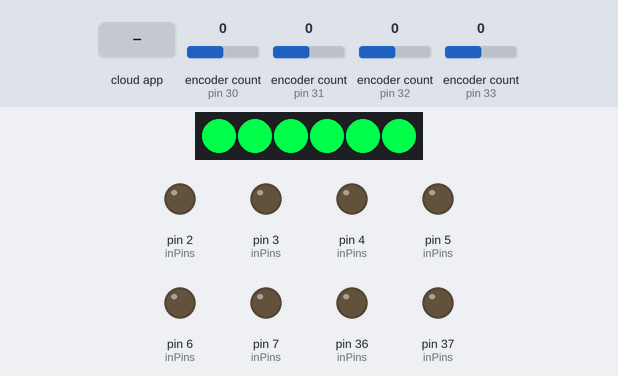
A program run on a simulated Teensy 4. Shown: 6 RGB LEDs in strip order, left to right, output pins drawn as LEDs (lit = HIGH). The test bench sets the inputs (shaded band); at power-on: encoder count (sensors on pin 30, pin 31, pin 32, pin 33) 0. The ROS host is connected and sends only what is stated.

Above: at 1.6 s.
1.7 s: the phone or cloud app sets mode to 45
At 2.6 s:
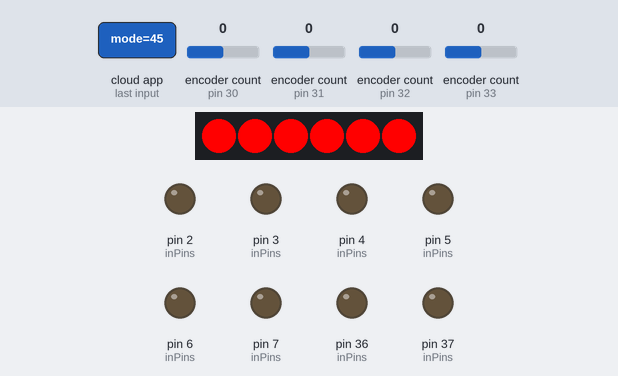
3.2 s: the phone or cloud app sets mode to 90
At 4.0 s:
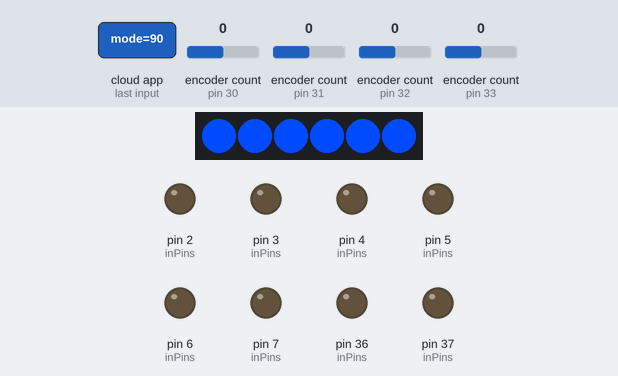
4.7 s: the phone or cloud app sets mode to 0
At 5.1 s:
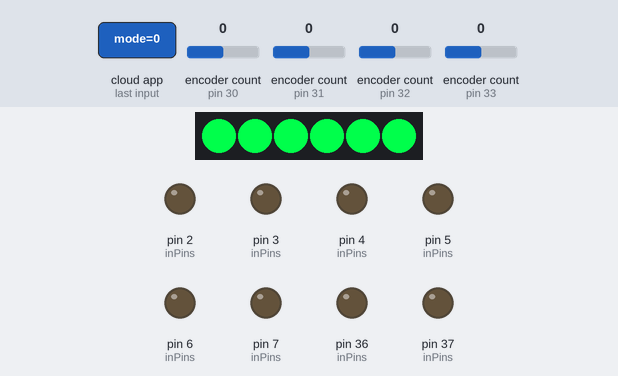
6.2 s: the phone or cloud app sets mode to 180
At 7.4 s:
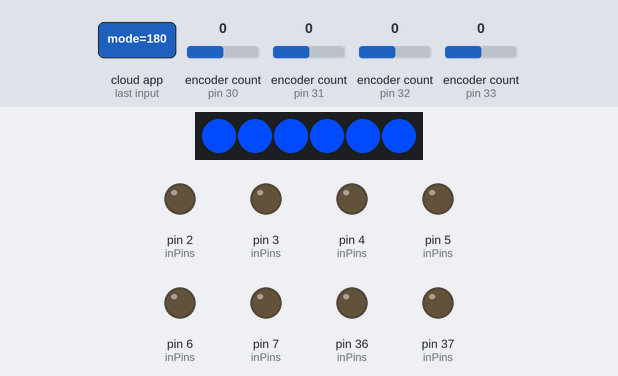
Timing chart, 0 to 8.7 s (numbered marks = the images above; inputs shaded):
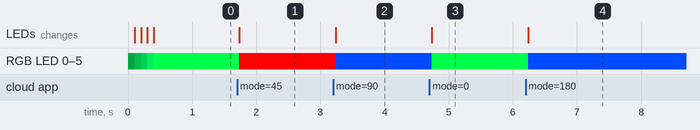

Measured:
- after the input at 1.7 s, RGB LED 0–5: RGB(0, 255, 75) → RGB(255, 0, 0) at once; the LEDs: change at once (image 1)
- after the input at 3.2 s, RGB LED 0–5: RGB(255, 0, 0) → RGB(0, 75, 255) at once; the LEDs: change at once (image 2)
- after the input at 4.7 s, RGB LED 0–5: RGB(0, 75, 255) → RGB(0, 255, 75) at once; the LEDs: change at once (image 3)
- after the input at 6.2 s, RGB LED 0–5: RGB(0, 255, 75) → RGB(0, 75, 255) at once; the LEDs: change at once (image 4)

The program:

main.cpp
```cpp
/*
==========
Teensy 4.1 code for the AKROS robot with PlatformIO
This code implements the following functionality:
  > NeoPixel LED control to indicate operating modes (subscriber)
  > Drives the mecanum wheel robot with Cytron MDD3A motor drivers based on Twist values and the operating mode (subscriber)
  > Measures wheel encoders and calculates the linear and angular velocities of the robot (publisher)
  > ROSSerial communication with Host PC (Raspberry Pi 4 with ROS Noetic)
Author: Aditya Kamath
adityakamath.github.io
github.com/adityakamath
==========
*/

#include <Arduino.h>
#include <ros.h>
#include <std_msgs/UInt32.h>
#include <geometry_msgs/Point.h>
#include <Encoder.h>
#include <FastLED.h>
#include "akros_holo_teensy_config.h"

//Global variables and objects
geometry_msgs::Point twist_msg;
geometry_msgs::Point raw_vel_msg;
bool mode_msg[5] = {false, false, false, false, false};

double rpm_ref[4]    = {0, 0, 0, 0};
double rpm_meas[4]   = {0, 0, 0, 0};
double pwm_out[4]    = {0, 0, 0, 0};
double prev_error[4] = {0, 0, 0, 0};
double integral[4]   = {0, 0, 0, 0};
double derivative[4] = {0, 0, 0, 0};

int inPins[8] = {M1_a, M1_b, M2_a, M2_b, M3_a, M3_b, M4_a, M4_b};

Encoder enc1(E1_a, E1_b);
Encoder enc2(E2_a, E2_b);
Encoder enc3(E3_a, E3_b);
Encoder enc4(E4_a, E4_b);

CRGB neopixel[NEO_COUNT];

//Function prototypes
void bootupLEDsequence(int max_steps, int step);
void pid(int motor, double reference, double measurement, double kp, double ki, double kd);
void spinMotor(int motor, double velocity);
void holoDrive(double x, double y, double a);
void eStop();
CRGB toCRGB(uint8_t Rdata, uint8_t Gdata, uint8_t Bdata);
void setNeopixel(CRGB in_led);

//Twist callback - stores latest received message in a global variable
void twist_cb(const geometry_msgs::Point& msg){
  twist_msg = msg;
}

//Mode callback - constructs mode message and stores in a global variable
void mode_cb(const std_msgs::UInt32& msg){
  std_msgs::UInt32 message = msg;
  for(int i=0; i<2; i++){
    mode_msg[i] = message.data%10 != 0 ? true:false;
    message.data /= 10;
  }
}

//ROS publishers and subscribers
ros::NodeHandle nh;
ros::Subscriber<geometry_msgs::Point> twist_sub("cmd_vel/vector", &twist_cb);
ros::Subscriber<std_msgs::UInt32> mode_sub("cmd_vel/mode", &mode_cb);
ros::Publisher raw_vel_pub("raw_vec", &raw_vel_msg);

void setup()
{
  //Startup LEDs - green
  FastLED.addLeds<NEOPIXEL, NEO_PIN>(neopixel, NEO_COUNT);
  bootupLEDsequence(5, 1);

  //Startup Drive - set all pins to 0
  eStop();
  bootupLEDsequence(5, 2);

  //Startup ROS - initialize node, subscribe and advertise to topics
  nh.initNode();
  nh.subscribe(twist_sub);
  nh.subscribe(mode_sub);
  nh.advertise(raw_vel_pub);
  bootupLEDsequence(5, 3);

  //Connect to ROS
  while(!nh.connected())
  {
    digitalWrite(LED_BUILTIN, !digitalRead(LED_BUILTIN));
    bootupLEDsequence(5, 4);
    nh.spinOnce();
  }

  //ROS connected
  bootupLEDsequence(5, 5);
}

void loop()
{

  if(mode_msg[ESTOP] == true){ // STOP! - red
    eStop();
    setNeopixel(toCRGB(255, 0, 0));

    holoDrive(0, 0, 0);
    nh.spinOnce();
  }
  else{
    if(mode_msg[AUTO_T] == true){ // AUTO
      setNeopixel(toCRGB(0, 75, 255));
    }
    else{ // TELEOP
      if(DEBUG){
        (toCRGB(abs(twist_msg.x*MAX_PWM/SCALE_X), abs(twist_msg.y*MAX_PWM/SCALE_Y), abs(twist_msg.z*MAX_PWM/SCALE_RZ)));
      }
      else{
        setNeopixel(toCRGB(0, 255, 75));
      }
    }
    //Loop Drive - drive based on global twist message values
    holoDrive(twist_msg.x, twist_msg.y, twist_msg.z);
    nh.spinOnce();
  }

  //Loop Publisher - compute velocities from holoDrive and publish
  float avg_rpm_x = ((rpm_meas[0] + rpm_meas[1] + rpm_meas[2] + rpm_meas[3])/4);
  float avg_rpm_y = ((rpm_meas[1] + rpm_meas[3] - rpm_meas[0] - rpm_meas[2])/4);
  float avg_rpm_a = ((rpm_meas[2] + rpm_meas[3] - rpm_meas[0] - rpm_meas[1])/4);

  raw_vel_msg.x = avg_rpm_x * PI * WHEEL_DIAMETER / 60; // m/s
  raw_vel_msg.y = avg_rpm_y * PI * WHEEL_DIAMETER / 60; // m/s
  raw_vel_msg.z = avg_rpm_a * PI * WHEEL_DIAMETER / ((WHEELS_X_DISTANCE/2 + WHEELS_Y_DISTANCE/2)*60); // rad/s

  raw_vel_pub.publish(&raw_vel_msg);

  FastLED.show();
  nh.spinOnce();

  //loop at 50Hz frequency
  delay(20);
}

//Sets LED color wipe according to number of boot steps, and the current step provided by user
void bootupLEDsequence(int max_steps, int step)
{
  setNeopixel(toCRGB(0, MAX_PWM*step/max_steps, MAX_PWM*step/(2.5*max_steps)));
  FastLED.show();
  delay(100);
}

//PID Controller: Calculates output PWM for a motor using its reference and measured speeds
void pid(int motor, double reference, double measurement, double kp, double ki, double kd)
{
  double error = reference - measurement;
  integral[motor] += error;
  derivative[motor] += error - prev_error[motor];
  if(reference == 0 && error == 0){ integral[motor] = 0; } //reset integral

  double pid_out = kp*error + ki*integral[motor] + kd*derivative[motor];
  pwm_out[motor] = constrain(pid_out, -MAX_PWM, MAX_PWM);
  prev_error[motor] = error;
}

//Writes PWM values to motor pins for the specified motor
void spinMotor(int motor, int pwm, bool direction)
{
  if(direction == FORWARD)
  {
    analogWrite(inPins[2*motor], pwm);
    analogWrite(inPins[2*motor + 1], 0);
  }
  else if(direction == BACKWARD)
  {
    analogWrite(inPins[2*motor], 0);
    analogWrite(inPins[2*motor + 1], pwm);
  }
}

//Drives motor: If PWM is above a particular threshold, spins motor at half speed for specified time, then at full speed.
void drive_motor_ramp(int motor, double velocity, int threshold)
{
  bool direction = FORWARD;
  if(velocity < 0)
  {
    direction = BACKWARD;
  }
  int motor_pwm = constrain(abs((int)velocity), MIN_PWM, MAX_PWM);

  if(motor_pwm > threshold*MAX_PWM/100)
  {
    spinMotor(motor, motor_pwm/2, direction);
    delay(RAMP_DELAY);
  }
  spinMotor(motor, motor_pwm, direction);
}

//Using holonomic drive kinematics, drives individual motors based on input linear/angular velocities
void holoDrive(double x, double y, double a)
{
  float tangential = a * ((WHEELS_X_DISTANCE / 2) + (WHEELS_Y_DISTANCE / 2)); // m/s
  float x_rpm = constrain(x * 60 / (PI * WHEEL_DIAMETER), -MAX_RPM, MAX_RPM); // rotation per minute
  float y_rpm = constrain(y * 60 / (PI * WHEEL_DIAMETER), -MAX_RPM, MAX_RPM); // rotation per minute
  float a_rpm = constrain(tangential * 60 / (PI * WHEEL_DIAMETER), -MAX_RPM, MAX_RPM); // rotation per minute

  if(x!=0 || y!=0 || a!=0)
  {
    rpm_ref[0] = x_rpm - y_rpm - a_rpm; //1:lf
    rpm_ref[1] = x_rpm + y_rpm - a_rpm; //2:lb
    rpm_ref[2] = x_rpm - y_rpm + a_rpm; //3:rb
    rpm_ref[3] = x_rpm + y_rpm + a_rpm; //4:rf

    for(int j=0; j<4; j++)
    {
      pid(j, rpm_ref[j], rpm_meas[j], KP, KI, KD);
      double motor_speed = OPEN_LOOP ? OPEN_LOOP_GAIN*rpm_ref[j] : pwm_out[j];
      drive_motor_ramp(j, motor_speed, RAMP_THRESHOLD);
    }
  }
  else
  {
    eStop();
  }

  rpm_meas[0] = enc1.readRPM(ENC_CPR);  //1:lf
  rpm_meas[1] = enc2.readRPM(ENC_CPR);  //2:lb
  rpm_meas[2] = -enc3.readRPM(ENC_CPR); //3:rb - reversed polarity
  rpm_meas[3] = -enc4.readRPM(ENC_CPR); //4:rf - reversed polarity
}

//Hard stops all motors - reference velocities, motor pins to zero
void eStop()
{
  for(int i=0; i<4; i++)
  {
      rpm_ref[i] = 0;
      analogWrite(inPins[2*i], 0);
      analogWrite(inPins[2*i+1], 0);
  }
}

//Returns RGB values in CRGB format
CRGB toCRGB(uint8_t Rdata, uint8_t Gdata, uint8_t Bdata)
{
    CRGB output(0, 0, 0);
    output.r = Rdata;
    output.g = Gdata;
    output.b = Bdata;
    return output;
}

//Sets all LEDs to CRGB color in sequence
void setNeopixel(CRGB in_led)
{
  for(int i=0; i<NEO_COUNT; i++)
  {
    neopixel[i] = toCRGB(in_led.r, in_led.g, in_led.b);
  }
}
```

akros_holo_teensy_config.h
```cpp
//DEBUG
#define DEBUG 0
#define OPEN_LOOP 0

//PID
#define KP 0.75
#define KI 0.50
#define KD 0.50
#define UPDATE_RATE 20 //ms

//NEOPIXEL
#define NEO_PIN        24 //52
#define NEO_COUNT      6
#define NEO_BRIGHTNESS 50

//MODES
#define ESTOP 0
#define AUTO_T 1
#define PLAY_WP 2
#define PLAY_T 3
#define RECORD 4

//MOTOR CONTROL
#define MIN_PWM 50
#define MAX_PWM 200
#define MAX_RPM 125
#define OPEN_LOOP_GAIN 1.5
#define ENC_CPR 296
#define WHEEL_DIAMETER 0.0762 //m 3"
#define WHEELS_X_DISTANCE 0.093 //m
#define WHEELS_Y_DISTANCE 0.210 //m

#define SCALE_X 0.25
#define SCALE_Y 0.175
#define SCALE_RZ 1

#define FORWARD true
#define BACKWARD false
#define RAMP_THRESHOLD 75 //percentage of MAX_PWM
#define RAMP_DELAY 20 //delay in ms

//MOTOR CONTROL WIRING
//1:LF, 2:LB, 3:RB, 4:RF

//MOTOR/ENCODER 1: FRONT LEFT
#define M1_a 2  //37
#define M1_b 3  //36
#define E1_a 31 //19
#define E1_b 29 //17

//MOTOR/ENCODER 2: BACK LEFT
#define M2_a 36 //39
#define M2_b 37 //38
#define E2_a 30 //18
#define E2_b 28 //16

//MOTOR/ENCODER 3: BACK RIGHT
#define M3_a 4  //40
#define M3_b 5  //41
#define E3_a 32 //20
#define E3_b 9  //24

//MOTOR/ENCODER 4: FRONT RIGHT
#define M4_a 6  //42
#define M4_b 7  //43
#define E4_a 33 //21
#define E4_b 8  //22
```
